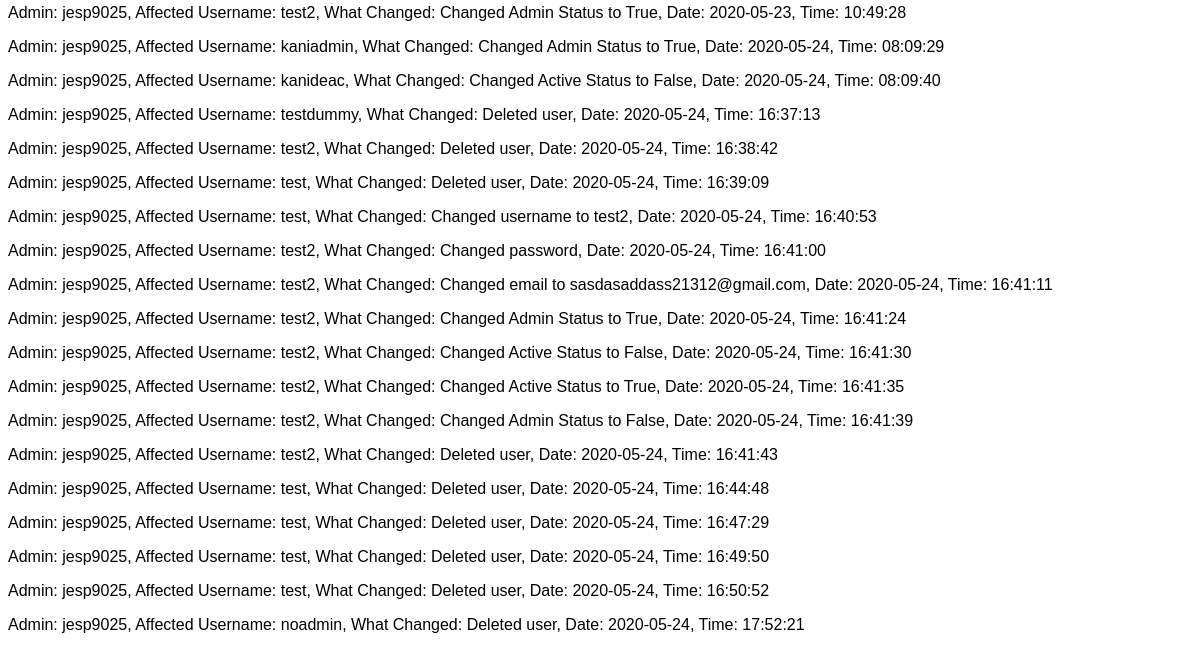
Before: /userdatalog (signed in, lower part) with the older database file.
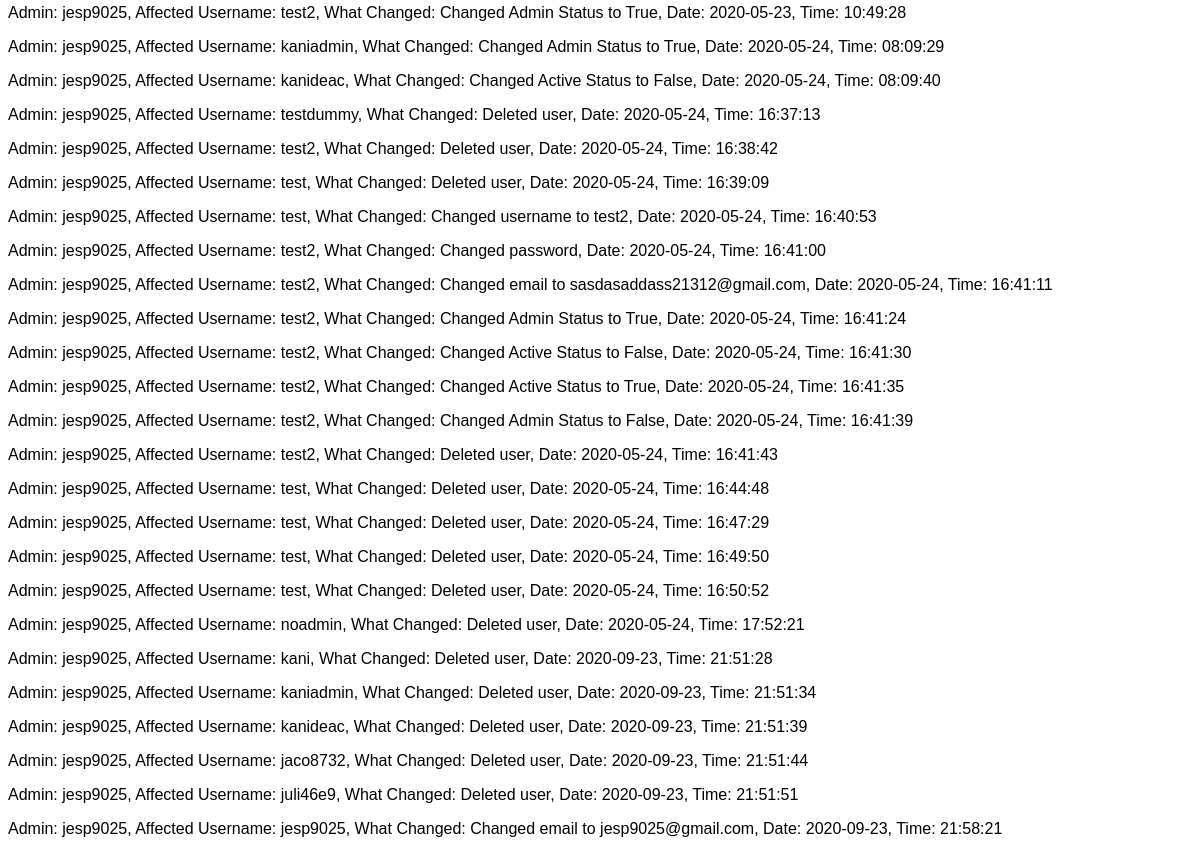
After: the same page with the newer database file.
### tables this page shows
CREATE TABLE UpdateUserData (updateuserdata_admin STRING, updateuserdata_affected_user STRING, updateuserdata_what_changed STRING, updateuserdata_date DATE, updateuserdata_time TIME);

### routes.py (the view)
@app.route("/userdatalog")
def userdatalog():
    if "name" not in session:
        return redirect(url_for("login"))
    if user.checkIfAdmin(session['name']) == False:
        return redirect(url_for("denied"))
    lst = updateUserData.readUserDataLog()
    return render_template("userdatalog.html", data=lst, username=session['name'])

### Project.py (called while the page is built)
    def checkIfAdmin(self, username):
        try:
            c = self.conn.cursor()
            c.execute("SELECT user_is_admin FROM User WHERE user_username = '{}'".format(username))
            lst = c.fetchall()
            toList = functools.reduce(operator.add, (lst))
            for item in toList:
                if item == "True":
                    return True
            return False
        except TypeError:
            pass

    def readUserDataLog(self):
        try:
            c = self.conn.cursor()
            c.execute("SELECT 'Admin:', updateuserdata_admin, 'Affected Username:', updateuserdata_affected_user, 'What Changed:', updateuserdata_what_changed, 'Date:', updateuserdata_date, 'Time:', updateuserdata_time FROM UpdateUserData")
            lst = c.fetchall()
            c.close
            return lst
        except sqlite3.Error as e:
            return "An error occurred:", e.args[0]

### templates/userdatalog.html (shortened to what this page needs)
<!DOCTYPE html>
<head>
<link rel="stylesheet" href="../static/theme.css">
<link rel="stylesheet" type="text/css" href="../static/barstyle.css" title="style"/>
<link rel="stylesheet" type="text/css" href="../static/errorstyle.css" title="style"/>
</head>
<body>
</body>
<body>
    {%for value in data%}
     <p>{{value | replace("(", "") | replace(")", "") | replace(":", "=") | replace("'", "") | replace("=,", ":") | replace("=", ":")}}</p>
    {%endfor%}
   </body>

Changed rows visible on the page:
added UpdateUserData: value "Admin: jesp9025, Affected Username: kani, What Changed: Deleted user, Date: 2020-09-23, Time: 21:51:28"
added UpdateUserData: value "Admin: jesp9025, Affected Username: kaniadmin, What Changed: Deleted user, Date: 2020-09-23, Time: 21:51:34"
added UpdateUserData: value "Admin: jesp9025, Affected Username: kanideac, What Changed: Deleted user, Date: 2020-09-23, Time: 21:51:39"
added UpdateUserData: value "Admin: jesp9025, Affected Username: jaco8732, What Changed: Deleted user, Date: 2020-09-23, Time: 21:51:44"
added UpdateUserData: value "Admin: jesp9025, Affected Username: juli46e9, What Changed: Deleted user, Date: 2020-09-23, Time: 21:51:51"
added UpdateUserData: value "Admin: jesp9025, Affected Username: jesp9025, What Changed: Changed email to jesp9025@gmail.com, Date: 2020-09-23, Time: 21:58:21"
